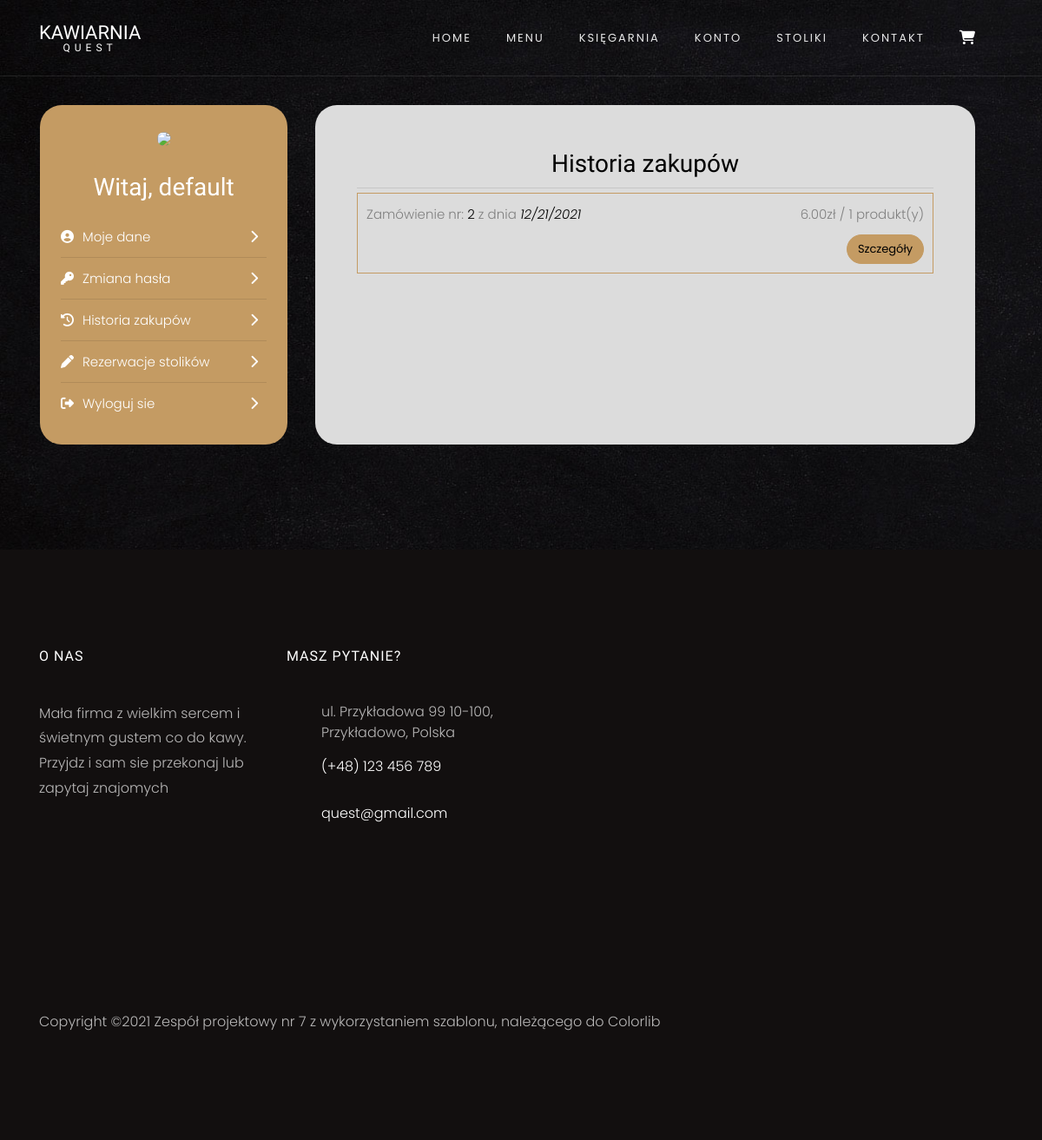
Page /konto/moje_zamowienia (signed in) on the committed database.
### Quest/tabels.py (models this page shows)
class User(UserMixin, db.Model):
    __tablename__ = "users"
    id = db.Column(db.Integer, primary_key=True)
    login = db.Column(db.String(250), nullable=False)
    password = db.Column(db.String(250), nullable=False)
    first_name = db.Column(db.String(250), nullable=False)
    last_name = db.Column(db.String(250), nullable=False)
    email = db.Column(db.String(250), nullable=False)
    privileges = db.Column(db.String(250), nullable=False, server_default="User")
    client = relationship("Client", uselist=False, back_populates="user")
    worker = relationship("Worker", uselist=False, back_populates="user")

class Order(db.Model):
    __tablename__ = "orders"
    id = db.Column(db.Integer, primary_key=True)
    date_of_order = db.Column(db.DateTime(), nullable=False)
    total_price = db.Column(db.Numeric(10, 2), nullable=False)
    total_number_of_items = db.Column(db.Integer, nullable=False)
    order_items = relationship("OrderItem", back_populates="order")
    client_id = db.Column(db.Integer, db.ForeignKey('clients.id'))
    client = relationship("Client", back_populates="orders")

### Quest/routes.py (the view)
@app.route("/konto/moje_zamowienia")
@login_required
@user_only
def account_orders_story():
    orders = current_user.client.orders
    return render_template("account/orders_story.html", orders=orders)

### Quest/routes.py (called while the page is built)
@login_manager.user_loader
def load_user(user_id):
    return db.session.query(User).get(user_id)

def user_only(f):
    @wraps(f)
    def decorated_fun(*args, **kwargs):
        if current_user.privileges == "User":
            return f(*args, **kwargs)
        else:
            return abort(403)
    return decorated_fun

### Quest/templates/account/orders_story.html (shortened to what this page needs)
{% extends "account/account.html" %}
{% block head %}
{{ super() }}
{% endblock %}
{% block account_page %}
<h3 class="text-center mb-2" style="color:black">Historia zakupów</h3>
<hr>
{% for order in orders %}
<div class="overflow-auto order">
    Zamówienie nr: <span style="color:black;">{{order.id}}</span> z dnia<span style="color:black; font-style: italic">
    {{order.date_of_order.strftime("%m/%d/%Y")}}</span> <span style="float:right; color:grey">{{order.total_price}}zł / {{order.total_number_of_items}} produkt(y) </span>
    <div class="text-right"><a href="{{url_for('account_order_details',order_id=order.id)}}" class="btn btn-primary" style="border-radius:25px; margin-top:10px">Szczegóły</a></div>
</div>
{% endfor %}
{% endblock %}

### Quest/templates/account/account.html (shortened to what this page needs)
{% import "bootstrap/wtf.html" as wtf %}
{% extends "base.html" %}
{% block head %}
{{ super() }}
{% endblock %}
{% block content %}
<section class="ftco-section contact-section">
    <div class="container">
        <div class="row">
            <div class="col-xl-3 col-lg-4  p-4 m-3 text-center" style="background-color:#c49b63; border-radius: 25px;">
                <img src="https://www.w3schools.com/howto/img_avatar.png" style="width:100px; border-radius: 50px;">
                <h3 class="my-4">Witaj, {{current_user.first_name}}</h3>
                {% if current_user.privileges == "User" %}
                <a href="{{url_for('account_data')}}" style="color:white"><p><i class="fas fa-user-circle"></i>Moje dane<span style="float:right;"><i class="fas fa-chevron-right"></i></span></p></a>
                <hr>
                <a href="{{url_for('account_password')}}" style="color:white"><p><i class="fas fa-key"></i>Zmiana hasła<span style="float:right;"><i class="fas fa-chevron-right"></i></span></p></a>
                <hr>
                <a href="{{url_for('account_orders_story')}}" style="color:white"><p><i class="fas fa-history"></i>Historia zakupów<span style="float:right;"><i class="fas fa-chevron-right"></i></span></p></a>
                <hr>
                <a href="{{url_for('show_table_reservations', client_id=current_user.client.id)}}" style="color:white"><p><i class="fas fa-pen"></i>Rezerwacje stolików<span style="float:right;"><i class="fas fa-chevron-right"></i></span></p></a>
                <hr>
                {% endif %}
                <a href="{{url_for('logout')}}" style="color:white"><p><i class="fas fa-sign-out-alt"></i>Wyloguj sie<span style="float:right;"><i class="fas fa-chevron-right"></i></span></p></a>
            </div>
            <div class="col-xl-8 col-lg-7 p-5 m-3" style="background-color:Gainsboro; border-radius: 25px; max-height:700px; overflow:auto;">
                {% block account_page %}
                {% endblock %}
            </div>
        </div>
    </div>
</section>
{% endblock %}

### Quest/templates/account/account.html (style rules this page uses)
hr { margin:0; }
p { margin:10px 0; text-align: left; }
i { color:white; margin-right:10px; }

### Quest/templates/account/orders_story.html (style rules this page uses)
.order { border: 1px solid #c49b63; margin-top:5px; padding: 10px; }

### rows in the picture
User: first_name "default"
Order: id "2", date_of_order "12/21/2021", total_price "6.00", total_number_of_items "1"
